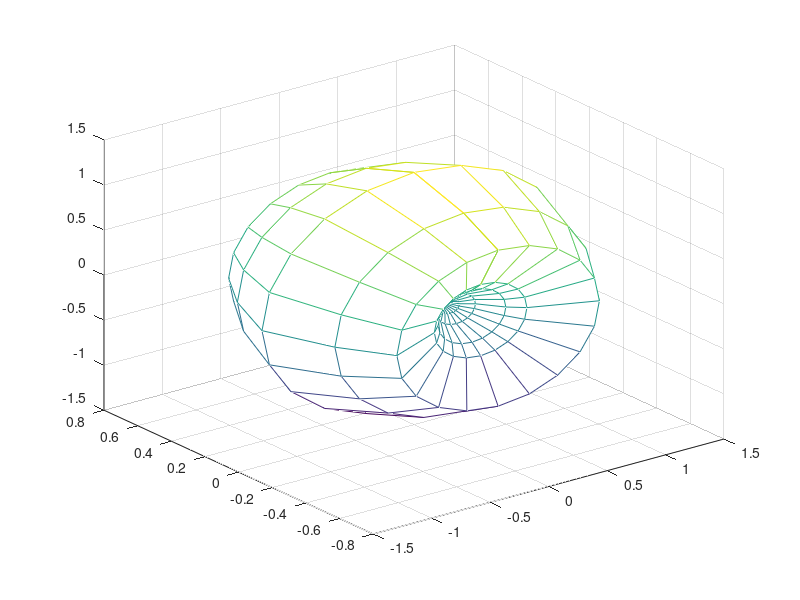

Write MATLAB code to recreate this figure. (Note: this script raises an error after producing the figure.)
% ----------------------------------------------------------------------------------------------------------
%  File: signal_modelling.m
%
%  Master Project. All rights reserved.
%
%  Author: Yinji Zhu
%
% ----------------------------------------------------------------------------------------------------------

clear all
clc

deg_rad = 3.14159265/180;
a = [0.15*sin(90*deg_rad) 0.23*sin(70*deg_rad) 0.30*sin(57*deg_rad) 0.45*sin(50*deg_rad)...
     0.56*sin(45*deg_rad) 1.00*sin(30*deg_rad) 1.1*sin(15*deg_rad) ...
     1.30*sin(0*deg_rad)...
     1.14*sin(-15*deg_rad) 1.00*sin(-30*deg_rad) 0.56*sin(-45*deg_rad) 0.45*sin(-50*deg_rad)...
     0.30*sin(-57*deg_rad) 0.23*sin(-70*deg_rad) 0.15*sin(-90*deg_rad);...
     0.15*cos(90*deg_rad) 0.23*cos(70*deg_rad) 0.30*cos(57*deg_rad) 0.45*cos(50*deg_rad)...
     0.56*sin(45*deg_rad) 1.00*cos(30*deg_rad) 1.14*cos(15*deg_rad) ...
     1.30*cos(0*deg_rad)...
     1.14*cos(-15*deg_rad) 1.00*cos(-30*deg_rad) 0.56*cos(-45*deg_rad) 0.45*cos(-50*deg_rad)...
     0.30*cos(-57*deg_rad) 0.23*cos(-70*deg_rad) 0.15*cos(-90*deg_rad)];

x=a(1,:);
y=a(2,:);

%% y in 2D
plot(a(2,:),a(1,:));

%% y in 3D
[X2,Y2,~] = cylinder(y);
Z2=repmat(x',[1 length(X2(1,:))]);

mesh(Y2,Z2,X2)
alpha(0.4);
rotate3d;
axis equal;